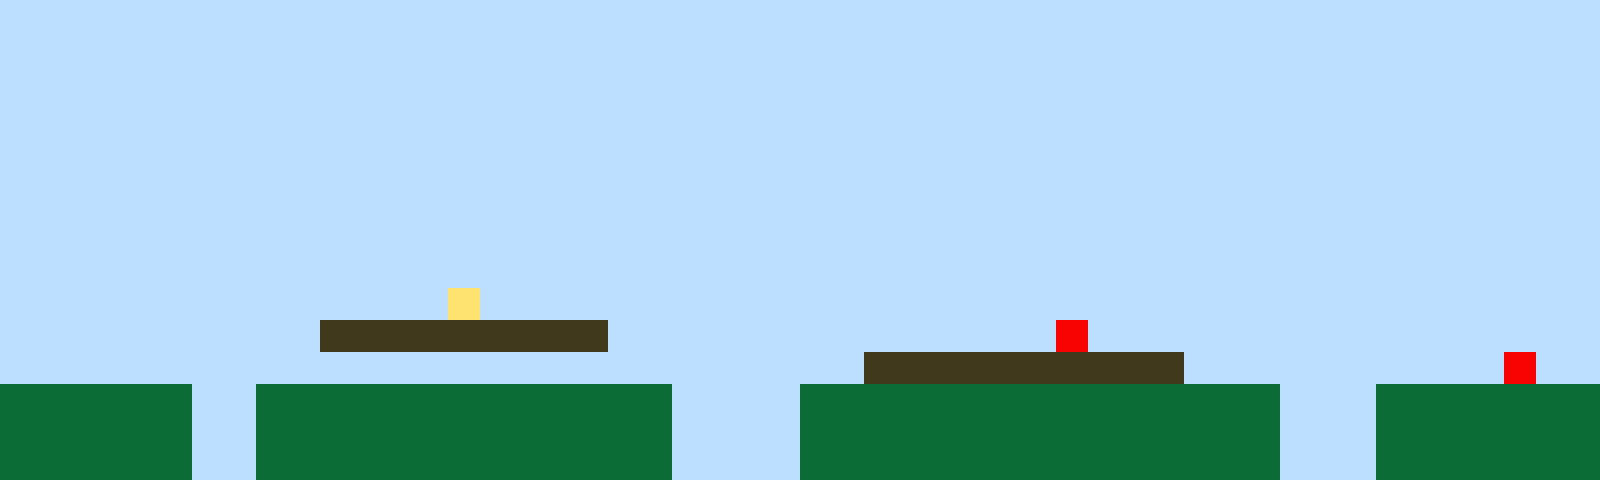

Below is a game level as drawn by its tile map, then a one-line description and the .tmx file that defines it, in full:
An orthogonal 50x15 tile map with 32x32 px tiles, 1 tile layer (Tile Layer 1).

<map version="1.10" tiledversion="1.11.2" orientation="orthogonal" renderorder="right-up" width="50" height="15" tilewidth="32" tileheight="32" infinite="0" nextlayerid="2" nextobjectid="1"><editorsettings><export target="map1.csv" format="csv" /></editorsettings><tileset firstgid="1" name="sprites" tilewidth="32" tileheight="32" tilecount="6" columns="3"><image source="sprites.png" width="96" height="64" /></tileset><layer id="1" name="Tile Layer 1" width="50" height="15"><data encoding="csv">1,1,1,1,1,1,1,1,1,1,1,1,1,1,1,1,1,1,1,1,1,1,1,1,1,1,1,1,1,1,1,1,1,1,1,1,1,1,1,1,1,1,1,1,1,1,1,1,1,1,1,1,1,1,1,1,1,1,1,1,1,1,1,1,1,1,1,1,1,1,1,1,1,1,1,1,1,1,1,1,1,1,1,1,1,1,1,1,1,1,1,1,1,1,1,1,1,1,1,1,1,1,1,1,1,1,1,1,1,1,1,1,1,1,1,1,1,1,1,1,1,1,1,1,1,1,1,1,1,1,1,1,1,1,1,1,1,1,1,1,1,1,1,1,1,1,1,1,1,1,1,1,1,1,1,1,1,1,1,1,1,1,1,1,1,1,1,1,1,1,1,1,1,1,1,1,1,1,1,1,1,1,1,1,1,1,1,1,1,1,1,1,1,1,1,1,1,1,1,1,1,1,1,1,1,1,1,1,1,1,1,1,1,1,1,1,1,1,1,1,1,1,1,1,1,1,1,1,1,1,1,1,1,1,1,1,1,1,1,1,1,1,1,1,1,1,1,1,1,1,1,1,1,1,1,1,1,1,1,1,1,1,1,1,1,1,1,1,1,1,1,1,1,1,1,1,1,1,1,1,1,1,1,1,1,1,1,1,1,1,1,1,1,1,1,1,1,1,1,1,1,1,1,1,1,1,1,1,1,1,1,1,1,1,1,1,1,1,1,1,1,1,1,1,1,1,1,1,1,1,1,1,1,1,1,1,1,1,1,1,1,1,1,1,1,1,1,1,1,1,1,1,1,1,1,1,1,1,1,1,1,1,1,1,1,1,1,1,1,1,1,1,1,1,1,1,1,1,1,1,1,1,1,1,1,1,1,1,1,1,1,1,1,1,1,1,1,1,1,1,1,1,1,1,1,1,1,1,1,1,1,1,1,1,1,1,1,1,1,1,1,1,1,1,1,1,1,1,1,1,1,1,1,1,1,1,1,1,1,1,1,1,1,1,1,1,1,1,1,1,1,1,1,1,1,1,1,1,1,1,1,1,1,1,4,1,1,1,1,1,1,1,1,1,1,1,1,1,1,1,1,1,1,1,1,1,1,1,1,1,1,1,1,1,1,1,1,1,1,1,1,1,1,1,1,1,1,1,1,1,3,3,3,3,3,3,3,3,3,1,1,1,1,1,1,1,1,1,1,1,1,1,1,5,1,1,1,1,1,1,1,1,1,1,1,1,1,1,1,1,1,1,1,1,1,1,1,1,1,1,1,1,1,1,1,1,1,1,1,1,1,1,1,1,1,1,1,3,3,3,3,3,3,3,3,3,3,1,1,1,1,1,1,1,1,1,1,5,1,1,2,2,2,2,2,2,1,1,2,2,2,2,2,2,2,2,2,2,2,2,2,1,1,1,1,2,2,2,2,2,2,2,2,2,2,2,2,2,2,2,1,1,1,2,2,2,2,2,2,2,2,2,2,2,2,2,1,1,2,2,2,2,2,2,2,2,2,2,2,2,2,1,1,1,1,2,2,2,2,2,2,2,2,2,2,2,2,2,2,2,1,1,1,2,2,2,2,2,2,2,2,2,2,2,2,2,1,1,2,2,2,2,2,2,2,2,2,2,2,2,2,1,1,1,1,2,2,2,2,2,2,2,2,2,2,2,2,2,2,2,1,1,1,2,2,2,2,2,2,2</data></layer></map>
